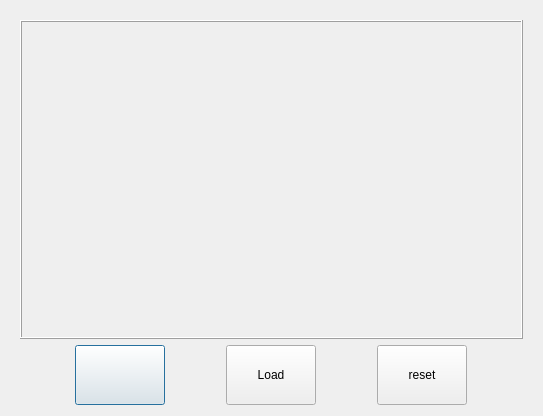
<?xml version="1.0" encoding="UTF-8"?>
<ui version="4.0">
 <class>ExtrinsicDialog</class>
 <widget class="QDialog" name="ExtrinsicDialog">
  <property name="geometry">
   <rect>
    <x>0</x>
    <y>0</y>
    <width>543</width>
    <height>416</height>
   </rect>
  </property>
  <property name="windowTitle">
   <string>Dialog</string>
  </property>
  <layout class="QGridLayout" name="gridLayout" rowstretch="1,0" columnstretch="1">
   <property name="leftMargin">
    <number>20</number>
   </property>
   <property name="topMargin">
    <number>20</number>
   </property>
   <property name="rightMargin">
    <number>20</number>
   </property>
   <item row="1" column="0">
    <layout class="QHBoxLayout" name="horizontalLayout">
     <item>
      <widget class="QPushButton" name="exitButton">
       <property name="sizePolicy">
        <sizepolicy hsizetype="Fixed" vsizetype="Fixed">
         <horstretch>0</horstretch>
         <verstretch>0</verstretch>
        </sizepolicy>
       </property>
       <property name="minimumSize">
        <size>
         <width>90</width>
         <height>60</height>
        </size>
       </property>
       <property name="text">
        <string/>
       </property>
       <property name="icon">
        <iconset resource="icons.qrc">
         <normaloff>:/icon/icons8-back-50.png</normaloff>:/icon/icons8-back-50.png</iconset>
       </property>
      </widget>
     </item>
     <item>
      <widget class="QPushButton" name="loadButton">
       <property name="sizePolicy">
        <sizepolicy hsizetype="Fixed" vsizetype="Fixed">
         <horstretch>0</horstretch>
         <verstretch>0</verstretch>
        </sizepolicy>
       </property>
       <property name="minimumSize">
        <size>
         <width>90</width>
         <height>60</height>
        </size>
       </property>
       <property name="text">
        <string>Load</string>
       </property>
      </widget>
     </item>
     <item>
      <widget class="QPushButton" name="resetButton">
       <property name="sizePolicy">
        <sizepolicy hsizetype="Fixed" vsizetype="Fixed">
         <horstretch>0</horstretch>
         <verstretch>0</verstretch>
        </sizepolicy>
       </property>
       <property name="minimumSize">
        <size>
         <width>90</width>
         <height>60</height>
        </size>
       </property>
       <property name="text">
        <string>reset</string>
       </property>
      </widget>
     </item>
    </layout>
   </item>
   <item row="0" column="0">
    <widget class="ExtrinsicLabel" name="imageLabel">
     <property name="sizePolicy">
      <sizepolicy hsizetype="Expanding" vsizetype="Expanding">
       <horstretch>0</horstretch>
       <verstretch>0</verstretch>
      </sizepolicy>
     </property>
     <property name="minimumSize">
      <size>
       <width>360</width>
       <height>240</height>
      </size>
     </property>
     <property name="baseSize">
      <size>
       <width>0</width>
       <height>0</height>
      </size>
     </property>
     <property name="frameShape">
      <enum>QFrame::Box</enum>
     </property>
     <property name="frameShadow">
      <enum>QFrame::Raised</enum>
     </property>
     <property name="text">
      <string/>
     </property>
     <property name="alignment">
      <set>Qt::AlignCenter</set>
     </property>
    </widget>
   </item>
  </layout>
 </widget>
 <customwidgets>
  <customwidget>
   <class>ExtrinsicLabel</class>
   <extends>QLabel</extends>
   <header>extrinsiclabel.h</header>
  </customwidget>
 </customwidgets>
 <resources>
  <include location="icons.qrc"/>
 </resources>
 <connections>
  <connection>
   <sender>exitButton</sender>
   <signal>clicked()</signal>
   <receiver>ExtrinsicDialog</receiver>
   <slot>close()</slot>
   <hints>
    <hint type="sourcelabel">
     <x>114</x>
     <y>390</y>
    </hint>
    <hint type="destinationlabel">
     <x>356</x>
     <y>382</y>
    </hint>
   </hints>
  </connection>
 </connections>
</ui>
